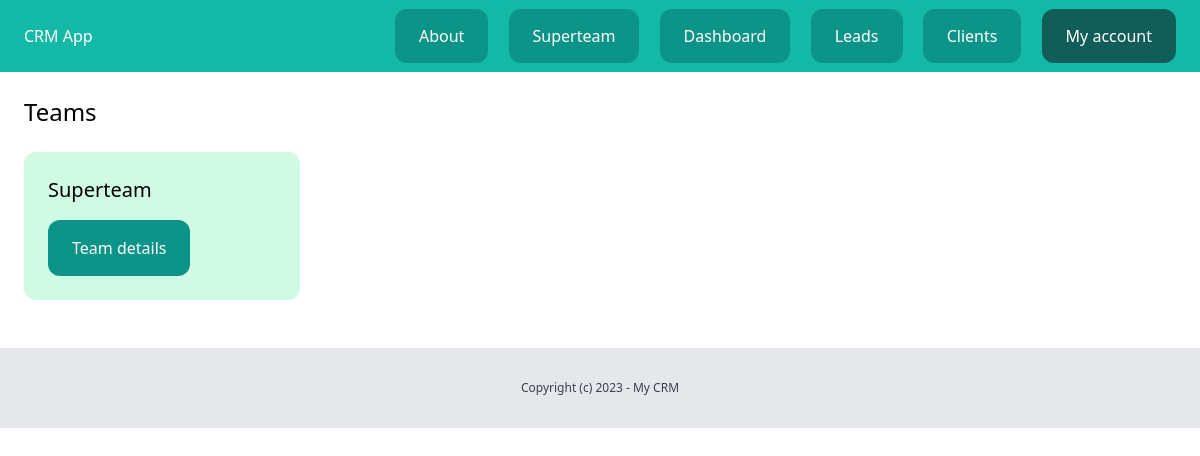
Before: /dashboard/teams/ (signed in) with the older database file.
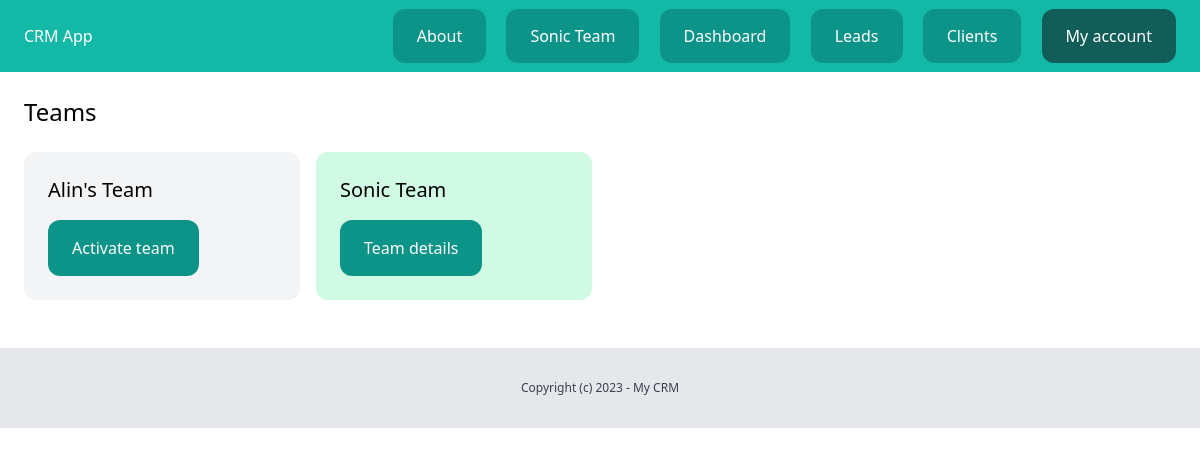
After: the same page with the newer database file.
### team/models.py (models this page shows, shortened)
class Team(models.Model):
    plan = models.ForeignKey(Plan, related_name='teams', blank=True, null=True, on_delete=models.CASCADE)
    name = models.CharField(max_length=100)
    members = models.ManyToManyField(User, related_name='teams')
    created_by = models.ForeignKey(User, related_name='created_teams', on_delete=models.CASCADE)
    created_at = models.DateTimeField(auto_now_add=True)

### team/views.py (the view)
# urls.py: path('', views.teams_list, name='list'),
@login_required
def teams_list(request):
    teams = Team.objects.filter(members__in=[request.user])
    return render(request, 'team/teams_list.html', {'teams': teams})

### team/context_processors.py (called while the page is built)
def active_team(request):
    if request.user.is_authenticated:
        active_team = request.user.userprofile.get_active_team()
        if not active_team:
            active_team = Team.objects.filter(created_by=request.user)
    else:
        active_team = None
    return {'active_team': active_team}

### userprofile/models.py (called while the page is built)
    def get_active_team(self):
        if self.active_team:
            return self.active_team
        else:
            return Team.objects.filter(members__in=[self.user.id]).first()

### team/templates/team/teams_list.html (shortened to what this page needs)
{% extends 'base/base.html' %}
{% block content %}
    <div class="py-6 px-6">
        <h1 class="mb-6 text-2xl">Teams</h1>
        <div class="grid grid-cols-4 gap-4">
            {% for team in teams %}
                <div class="{% if team == active_team %}bg-emerald-100{% else %}bg-gray-100{% endif %} rounded-xl p-6">
                    <h2 class="mb-4 text-xl">{{ team.name }}</h2>
                    {% if team == active_team %}
                        <a href="{% url 'team:detail' team.id %}" class="inline-block py-4 px-6 bg-teal-600 rounded-xl text-white">Team details</a>
                    {% else %}
                        <a href="{% url 'team:activate' team.id %}" class="inline-block py-4 px-6 bg-teal-600 rounded-xl text-white">Activate team</a>
                    {% endif %}
                </div>
            {% endfor %}
        </div>
    </div>
{% endblock %}

### base/templates/base/partials/nav.html
<nav class="py-6 px-6 flex justify-between bg-teal-500">
    <a href="/" class="text-white">CRM App</a>
    <div class="space-x-4">
        <a href="{% url 'about' %}" class="py-4 px-6 bg-teal-600 rounded-xl text-white">About</a>
        {% if request.user.is_authenticated %}
            <a href="{% url 'team:detail' active_team.id %}" class="py-4 px-6 bg-teal-600 rounded-xl text-white">{{ active_team.name }}</a>
            <a href="{% url 'dashboard:dashboard' %}" class="py-4 px-6 bg-teal-600 rounded-xl text-white">Dashboard</a>
            <a href="{% url 'leads:list' %}" class="py-4 px-6 bg-teal-600 rounded-xl text-white">Leads</a>
            <a href="{% url 'clients:list' %}" class="py-4 px-6 bg-teal-600 rounded-xl text-white">Clients</a>
            <a href="{% url 'userprofile:myaccount' %}" class="py-4 px-6 bg-teal-800 rounded-xl text-white">My account</a>
        {% else %}
            <a href="{% url 'login' %}" class="py-4 px-6 bg-teal-600 rounded-xl text-white">Log in</a>
            <a href="{% url 'userprofile:signup' %}" class="py-4 px-6 bg-teal-300 rounded-xl text-white">Sign up</a>
        {% endif %}
    </div>
</nav>

Changed rows visible on the page:
removed Team: name "Superteam", shows "Team details"
added Team: name "Sonic Team", shows "Team details"
added Team: name "Alin's Team", shows "Activate team"
